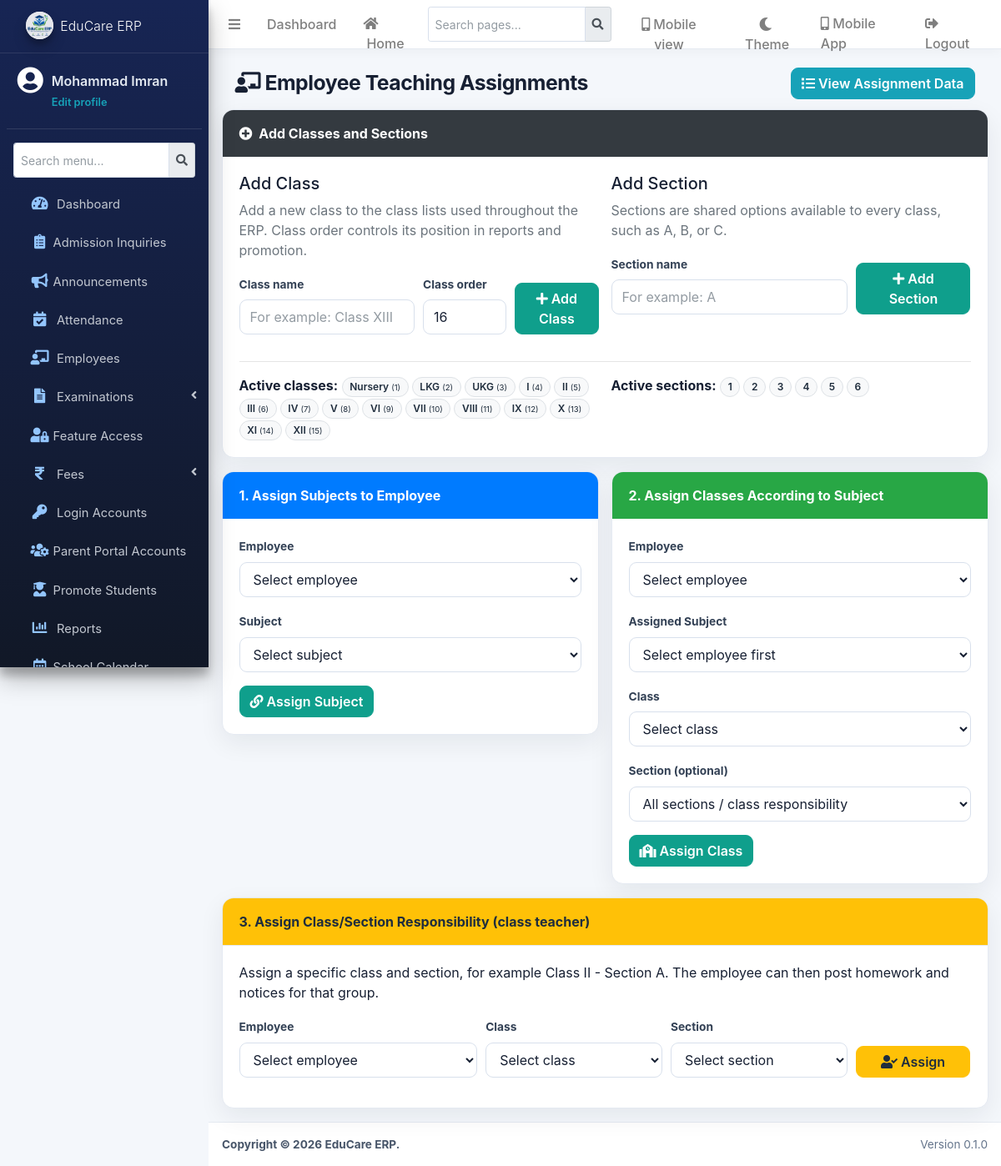
The app's page /modules/teachers/assignments.php (signed in) with its own data.
### tables this page shows
CREATE TABLE `classes` (
  `id` int(11) NOT NULL,
  `class_name` varchar(50) NOT NULL,
  `class_order` int(11) NOT NULL,
  `status` tinyint(1) DEFAULT 1,
  `created_at` timestamp NOT NULL DEFAULT current_timestamp()
);

CREATE TABLE `sections` (
  `id` int(11) NOT NULL,
  `section_name` varchar(10) NOT NULL,
  `status` tinyint(1) DEFAULT 1,
  `created_at` timestamp NOT NULL DEFAULT current_timestamp()
);

### modules/teachers/assignments.php (the view, shortened to what this page needs)
<?php
require_once '../../config/database.php';
require_once '../../includes/access.php';
$conn->set_charset('utf8mb4');
function assignment_e($value) { return htmlspecialchars((string)$value, ENT_QUOTES, 'UTF-8'); }
$teachers = array(); $subjects = array(); $classes = array(); $sections = array();
$r = $conn->query("SELECT id, full_name, designation FROM teachers WHERE status = 1 ORDER BY full_name"); while ($r && ($row = $r->fetch_assoc())) { $teachers[] = $row; }
$r = $conn->query("SELECT id, subject_name FROM subjects WHERE status = 1 ORDER BY subject_name"); while ($r && ($row = $r->fetch_assoc())) { $subjects[] = $row; }
$r = $conn->query("SELECT id, class_name, class_order FROM classes WHERE status = 1 ORDER BY class_order, id"); while ($r && ($row = $r->fetch_assoc())) { $classes[] = $row; }
$r = $conn->query("SELECT id, section_name FROM sections WHERE status = 1 ORDER BY section_name"); while ($r && ($row = $r->fetch_assoc())) { $sections[] = $row; }
$next_class_order = 1;
foreach ($classes as $class) {
    $next_class_order = max($next_class_order, (int)$class['class_order'] + 1);
}
?>
<?php include '../../includes/header.php'; ?><?php include '../../includes/navbar.php'; ?><?php include '../../includes/sidebar.php'; ?>
<div class="content-wrapper"><section class="content-header"><div class="container-fluid d-flex justify-content-between align-items-center"><h1><i class="fas fa-chalkboard-teacher"></i> Employee Teaching Assignments</h1><a href="assignments_view.php" class="btn btn-info"><i class="fas fa-list mr-1"></i>View Assignment Data</a></div></section><section class="content"><div class="container-fluid">
<div class="card"><div class="card-header bg-dark text-white"><i class="fas fa-plus-circle mr-1"></i> Add Classes and Sections</div><div class="card-body"><div class="row">
<div class="col-lg-6"><h5>Add Class</h5><p class="text-muted">Add a new class to the class lists used throughout the ERP. Class order controls its position in reports and promotion.</p><form method="post" class="form-row align-items-end"><input type="hidden" name="action" value="add_class"><input type="hidden" name="csrf_token" value="<?= assignment_e($_SESSION['teacher_assignments_csrf']); ?>"><div class="form-group col-md-6"><label>Class name</label><input name="class_name" class="form-control" maxlength="50" placeholder="For example: Class XIII" required></div><div class="form-group col-md-3"><label>Class order</label><input type="number" name="class_order" class="form-control" min="1" max="999" value="<?= (int)$next_class_order; ?>" required></div><div class="form-group col-md-3"><button class="btn btn-success btn-block"><i class="fas fa-plus mr-1"></i>Add Class</button></div></form></div>
<div class="col-lg-6"><h5>Add Section</h5><p class="text-muted">Sections are shared options available to every class, such as A, B, or C.</p><form method="post" class="form-row align-items-end"><input type="hidden" name="action" value="add_section"><input type="hidden" name="csrf_token" value="<?= assignment_e($_SESSION['teacher_assignments_csrf']); ?>"><div class="form-group col-md-8"><label>Section name</label><input name="section_name" class="form-control" maxlength="10" placeholder="For example: A" required></div><div class="form-group col-md-4"><button class="btn btn-success btn-block"><i class="fas fa-plus mr-1"></i>Add Section</button></div></form></div>
</div><hr><div class="row"><div class="col-lg-6"><strong>Active classes:</strong> <?php if ($classes): ?><?php foreach ($classes as $class): ?><span class="badge badge-light border mr-1"><?= assignment_e($class['class_name']); ?> <small>(<?= (int)$class['class_order']; ?>)</small></span><?php endforeach; ?><?php else: ?><span class="text-muted">None</span><?php endif; ?></div><div class="col-lg-6"><strong>Active sections:</strong> <?php if ($sections): ?><?php foreach ($sections as $section): ?><span class="badge badge-light border mr-1"><?= assignment_e($section['section_name']); ?></span><?php endforeach; ?><?php else: ?><span class="text-muted">None</span><?php endif; ?></div></div></div></div>
<div class="row"><div class="col-lg-6"><div class="card"><div class="card-header bg-primary text-white">1. Assign Subjects to Employee</div><div class="card-body"><form method="post"><div class="form-group"><label>Employee</label><select name="teacher_id" class="form-control" required><option value="">Select employee</option></select></div><div class="form-group"><label>Subject</label><select name="subject_id" class="form-control" required><option value="">Select subject</option></select></div><button class="btn btn-success"><i class="fas fa-link"></i> Assign Subject</button></form></div></div></div>
<div class="col-lg-6"><div class="card"><div class="card-header bg-success text-white">2. Assign Classes According to Subject</div><div class="card-body"><form method="post"><div class="form-group"><label>Employee</label><select name="teacher_id" id="class_teacher" class="form-control" required><option value="">Select employee</option></select></div><div class="form-group"><label>Assigned Subject</label><select name="subject_id" id="class_subject" class="form-control" required><option value="">Select employee first</option></select></div><div class="form-group"><label>Class</label><select name="class_id" class="form-control" required><option value="">Select class</option></select></div><div class="form-group"><label>Section (optional)</label><select name="section_id" class="form-control"><option value="">All sections / class responsibility</option></select></div><button class="btn btn-success"><i class="fas fa-school"></i> Assign Class</button></form></div></div></div></div>
<div class="card"><div class="card-header bg-warning">3. Assign Class/Section Responsibility (class teacher)</div><div class="card-body"><p>Assign a specific class and section, for example Class II - Section A. The employee can then post homework and notices for that group.</p><form method="post" class="form-row align-items-end"><div class="form-group col-md-4"><label>Employee</label><select name="teacher_id" class="form-control" required><option value="">Select employee</option></select></div><div class="form-group col-md-3"><label>Class</label><select name="class_id" class="form-control" required><option value="">Select class</option></select></div><div class="form-group col-md-3"><label>Section</label><select name="section_id" class="form-control" required><option value="">Select section</option></select></div><div class="form-group col-md-2"><button class="btn btn-warning btn-block"><i class="fas fa-user-check"></i> Assign</button></div></form></div></div>
</div></section></div><?php include '../../includes/footer.php'; ?>

### assets/css/app.css (style rules this page uses)
:root { --erp-primary: #2563eb; --erp-primary-dark: #1d4ed8; --erp-accent: #14b8a6; --erp-ink: #172033; --erp-muted: #64748b; --erp-surface: #ffffff; --erp-canvas: #f4f7fb; --erp-border: #e5eaf2; --erp-radius: 14px; --erp-shadow: 0 10px 30px rgba(15, 23, 42, .07); }
html { min-height: 100%; }
body { color: var(--erp-ink); background: var(--erp-canvas); font-family: Inter, "Segoe UI", Roboto, Arial, sans-serif; -webkit-font-smoothing: antialiased; }
.content-wrapper { background: var(--erp-canvas); }
.content-header { padding: 1.35rem 1.5rem .75rem; }
.content-header h1 { color: var(--erp-ink); font-size: 1.55rem; font-weight: 700; letter-spacing: -.02em; }
.content { padding: 0 1.5rem 1.5rem; }
.card { border: 1px solid var(--erp-border); border-radius: var(--erp-radius); box-shadow: var(--erp-shadow); overflow: hidden; }
.card-header { padding: 1rem 1.25rem; background: var(--erp-surface); border-bottom: 1px solid var(--erp-border); color: var(--erp-ink); font-weight: 700; }
.card-header.bg-primary, .card-header.bg-info, .card-header.bg-success, .card-header.bg-dark { color: #fff; border-bottom: 0; }
.card-body { padding: 1.25rem; }
.form-control, .custom-select, .select2-container--default .select2-selection--single { min-height: 42px; border: 1px solid #d8e0ec; border-radius: 9px; color: var(--erp-ink); box-shadow: none; }
label { color: #334155; font-size: .86rem; font-weight: 600; }
.btn { border-radius: 9px; font-weight: 600; transition: transform .2s ease, box-shadow .2s ease, background-color .2s ease; }
.btn-success { background: #0f9f8c; border-color: #0f9f8c; }
.badge { border-radius: 999px; font-weight: 600; padding: .42em .72em; }

### records on screen
classes: class_name "Nursery", class_order "1"
classes: class_name "LKG", class_order "2"
classes: class_name "UKG", class_order "3"
classes: class_name "I", class_order "4"
classes: class_name "II", class_order "5"
classes: class_name "III", class_order "6"
classes: class_name "IV", class_order "7"
classes: class_name "V", class_order "8"
classes: class_name "VI", class_order "9"
classes: class_name "VII", class_order "10"
classes: class_name "VIII", class_order "11"
classes: class_name "IX", class_order "12"
classes: class_name "X", class_order "13"
classes: class_name "XI", class_order "14"
classes: class_name "XII", class_order "15"
sections: section_name "1"
sections: section_name "2"
sections: section_name "3"
sections: section_name "4"
sections: section_name "5"
sections: section_name "6"

### other values on screen
school_e(school_setting('app_name', APP_NAME)) "EduCare ERP"
$_SESSION['full_name'] "Mohammad Imran"
